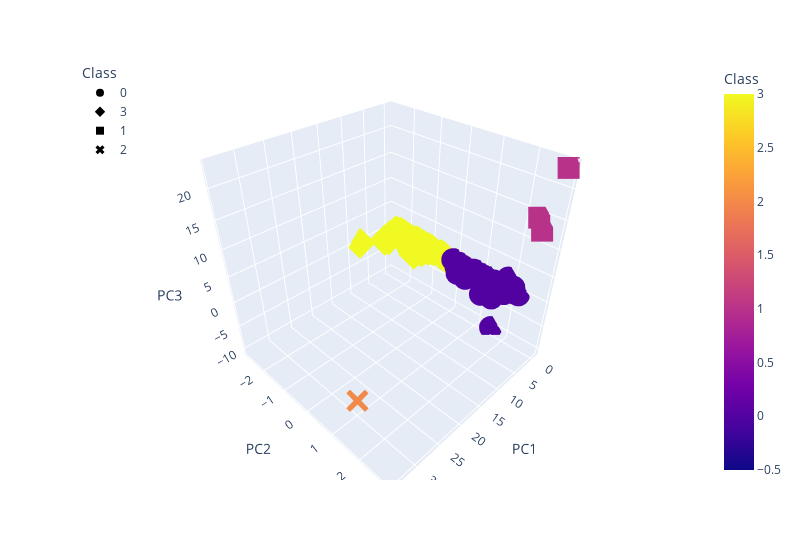

Here is the notebook cell this chart was saved with:
### Markdown cell above
### Deliverable 4: Visualizing Cryptocurrencies Results

#### 3D-Scatter with Clusters

### Code cell
# Creating a 3D-Scatter with the PCA data and the clusters
#18.3.2: create scatter plot of clustered_df
fig = px.scatter_3d(
    clustered_df, 
    x = "PC1",
    y = "PC2",
    z = "PC3", 
    color = "Class", 
    symbol = "Class", 
    width = 800,
    hover_name = "CoinName"
  #  hover_data = "Algorithm"
)
fig.update_layout(legend = dict(x = 0, y=1))
fig.show()
## get help to add algorithm

### Figure 1 — Plotly figure (JSON) as saved in the notebook; plotly's stock layout.template omitted (floating-point values rounded to 4 significant figures; data arrays with more than 128 entries replaced by an {"elided": "..."} marker saying what was removed)
{"data": [{"hovertemplate": "<b>%{hovertext}</b><br><br>Class=%{marker.color}<br>PC1=%{x}<br>PC2=%{y}<br>PC3=%{z}<extra></extra>", "hovertext": {"elided": "290 str values"}, "legendgroup": "0", "marker": {"color": {"elided": "290 int values"}, "coloraxis": "coloraxis", "symbol": "circle"}, "mode": "markers", "name": "0", "scene": "scene", "showlegend": true, "type": "scatter3d", "x": {"elided": "290 float values"}, "y": {"elided": "290 float values"}, "z": {"elided": "290 float values"}}, {"hovertemplate": "<b>%{hovertext}</b><br><br>Class=%{marker.color}<br>PC1=%{x}<br>PC2=%{y}<br>PC3=%{z}<extra></extra>", "hovertext": {"elided": "238 str values"}, "legendgroup": "3", "marker": {"color": {"elided": "238 int values"}, "coloraxis": "coloraxis", "symbol": "diamond"}, "mode": "markers", "name": "3", "scene": "scene", "showlegend": true, "type": "scatter3d", "x": {"elided": "238 float values"}, "y": {"elided": "238 float values"}, "z": {"elided": "238 float values"}}, {"hovertemplate": "<b>%{hovertext}</b><br><br>Class=%{marker.color}<br>PC1=%{x}<br>PC2=%{y}<br>PC3=%{z}<extra></extra>", "hovertext": ["BiblePay", "LitecoinCash", "Acute Angle Cloud"], "legendgroup": "1", "marker": {"color": [1, 1, 1], "coloraxis": "coloraxis", "symbol": "square"}, "mode": "markers", "name": "1", "scene": "scene", "showlegend": true, "type": "scatter3d", "x": [-0.3391, -0.3558, -0.4064], "y": [2.56, 2.888, 2.414], "z": [12.71, 23.18, 14.52]}, {"hovertemplate": "<b>%{hovertext}</b><br><br>Class=%{marker.color}<br>PC1=%{x}<br>PC2=%{y}<br>PC3=%{z}<extra></extra>", "hovertext": ["BitTorrent"], "legendgroup": "2", "marker": {"color": [2], "coloraxis": "coloraxis", "symbol": "x"}, "mode": "markers", "name": "2", "scene": "scene", "showlegend": true, "type": "scatter3d", "x": [34.09], "y": [1.849], "z": [-0.5083]}], "layout": {"coloraxis": {"colorbar": {"title": {"text": "Class"}}, "colorscale": [[0, "#0d0887"], [0.1111, "#46039f"], [0.2222, "#7201a8"], [0.3333, "#9c179e"], [0.4444, "#bd3786"], [0.5556, "#d8576b"], [0.6667, "#ed7953"], [0.7778, "#fb9f3a"], [0.8889, "#fdca26"], [1, "#f0f921"]]}, "legend": {"title": {"text": "Class"}, "tracegroupgap": 0, "x": 0, "y": 1}, "margin": {"t": 60}, "scene": {"domain": {"x": [0, 1], "y": [0, 1]}, "xaxis": {"title": {"text": "PC1"}}, "yaxis": {"title": {"text": "PC2"}}, "zaxis": {"title": {"text": "PC3"}}}, "width": 800}}
